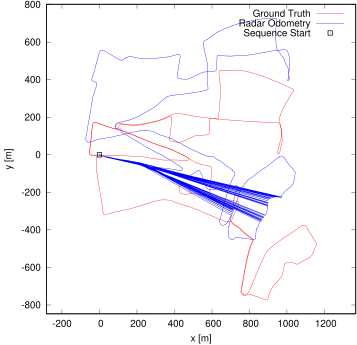

Write the gnuplot code that produced this figure.
set term postscript eps enhanced color
set output "12.eps"
set size ratio -1
set xrange [-282:1367]
set yrange [-847:802]
set xlabel "x [m]"
set ylabel "y [m]"
plot "12.txt" using 1:2 lc rgb "#FF0000" title 'Ground Truth' w lines,"12.txt" using 3:4 lc rgb "#0000FF" title 'Radar Odometry' w lines,"< head -1 12.txt" using 1:2 lc rgb "#000000" pt 4 ps 1 lw 2 title 'Sequence Start' w points
